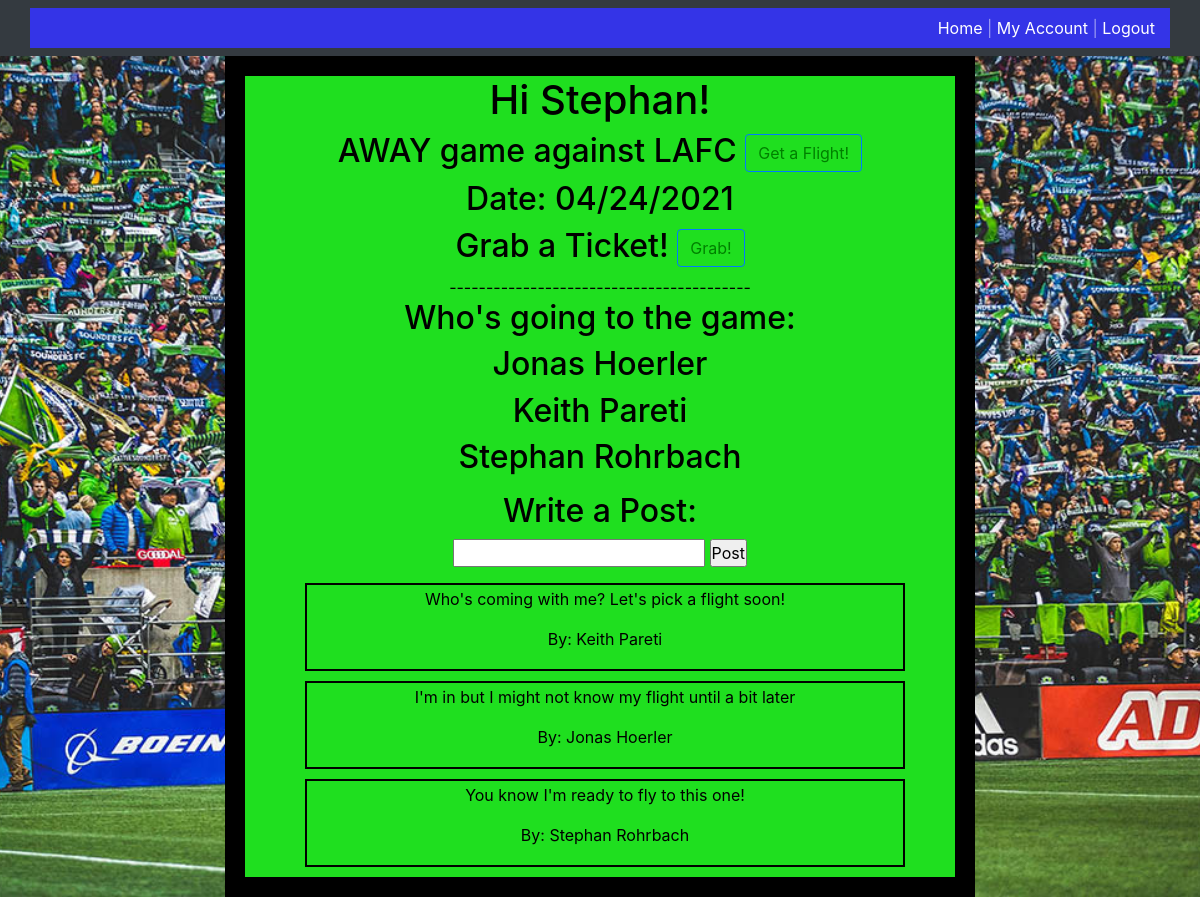
Screenshot of /games/6 (signed in) with the database file from the repository.
### grab_app/models.py (models this page shows)
class User(models.Model):
    first_name = models.CharField(max_length=50)
    last_name = models.CharField(max_length=50)
    email = models.EmailField()
    password = models.CharField(max_length=50)
    created_at = models.DateTimeField(auto_now_add=True)
    updated_at = models.DateTimeField(auto_now=True)
    objects = UserManager()

class Games(models.Model):
    opp = models.CharField(max_length=255)
    date = models.DateField(default='')
    location = models.CharField(max_length=10)
    creator = models.ForeignKey(User, related_name="has_created_games", on_delete=models.CASCADE)
    joined_by = models.ManyToManyField(User, related_name="joined_games")
    created_at = models.DateTimeField(auto_now_add=True)
    updated_at = models.DateTimeField(auto_now=True)
    class Meta:
        ordering = ('date',)
    objects = GameManager()

class Wall_Message(models.Model):
    message = models.CharField(max_length=255)
    poster = models.ForeignKey(User, related_name='user_messages', on_delete=models.CASCADE)
    user_likes = models.ManyToManyField(User, related_name='liked_posts')
    game_assc = models.ForeignKey(Games, related_name="message_associated", on_delete=models.CASCADE)
    created_at = models.DateTimeField(auto_now_add=True)
    updated_at = models.DateTimeField(auto_now=True)

### grab_app/views.py (the view)
# urls.py: path("games/<int:game_id>", views.show_one),
def show_one(request, game_id):
    print(Games.objects.get(id=game_id).joined_by.all())
    context = {
        'game': Games.objects.get(id=game_id),
        'this_user': User.objects.get(id=request.session['user_id']),
    }
    return render(request, "show_one.html", context)

### grab_app/templates/show_one.html (shortened to what this page needs)
<!DOCTYPE html>
<html lang="en">
<head>
    <link rel="stylesheet" href="https://stackpath.bootstrapcdn.com/bootstrap/4.5.2/css/bootstrap.min.css">
    {% load static %}
    <link rel="stylesheet" href="{% static 'style.css' %}">
</head>
<body>
    <nav class="navbar navbar-expand-lg navbar-dark bg-dark">
        <div class="container">
            <div class="collapse navbar-collapse" id="navbarText">
                <span class="navbar-text">
                    <a href="/success">Home</a> | <a href="/profile">My Account</a> | <a href="/logout">Logout</a>
                </span>
            </div>
        </div>
    </nav>
    <div id="wrap">
        <div class="list">
            <h1>Hi {{request.session.greeting}}!</h1>
            <h2>{{ game.location }} game against {{ game.opp }}
                {% if game.location == "AWAY" %}
                <a href="https://www.alaskaair.com/" role="button" class="btn btn-primary">Get a Flight!</a>
                {% endif %}
            </h2>
            <h2>Date: {{ game.date|date:"SHORT_DATE_FORMAT" }}</h2>
            <h2>Grab a Ticket! <a href="/grab/{{game.id}}" role="button" class="btn btn-primary">Grab!</a></h2>
            -----------------------------------------
            <h2>Who's going to the game:</h2>
            <ul>
                {% for user in game.joined_by.all %}
                <tr>
                    <h2><td>{{user.first_name}} {{user.last_name}}</td></h2>
                </tr>
                {% endfor %}
            </ul>
            <div id='write'>
                <h2>Write a Post:</h2>
                <form action="/process_message/{{game.id}}" method=POST>
                    <input type="text" name='mess'>
                    <input type="submit" value="Post">
                </form>
            </div>
            <div id='posts'>
                {% for message in game.message_associated.all %}
                <div class='one_post'>
                    <p class='post'>{{message.message}}</p>
                    <p class='poster'>By: {{message.poster.first_name}} {{message.poster.last_name}}</a></p>
                </div>
                {% endfor %}
            </div>
        </div>
    </div>
</body>
</html>

### grab_app/static/style.css (style rules this page uses)
* { margin: 0px; padding: 0px; }
html { background: url("sounders.jpg") no-repeat center center fixed; -webkit-background-size: cover; -moz-background-size: cover; -o-background-size: cover; background-size: cover; }
#wrap { background: url("sounders.jpg") no-repeat center center fixed; -webkit-background-size: cover; -moz-background-size: cover; -o-background-size: cover; background-size: cover; }
.container { background-color: rgb(52, 52, 231); }
.list { background-color: rgb(31, 223, 31); width: 750px; display: block; text-align: center; margin: auto; border: solid 20px; color: black; }
.one_post { border: solid black 2px; width: 600px; align-content: center; margin: 10px 60px; padding: 2px; }
a:link { color: green; background-color: transparent; text-decoration: none; }

### rows the page displays
User: session.greeting "Stephan", first_name "Stephan", last_name "Rohrbach"
Games: location "AWAY", opp "LAFC", date "04/24/2021"
User: first_name "Jonas", last_name "Hoerler"
User: first_name "Keith", last_name "Pareti"
Wall_Message: message "Who's coming with me? Let's pick a flight soon!", poster.first_name "Keith", poster.last_name "Pareti"
Wall_Message: message "I'm in but I might not know my flight until a bit later", poster.first_name "Jonas", poster.last_name "Hoerler"
Wall_Message: message "You know I'm ready to fly to this one!", poster.first_name "Stephan", poster.last_name "Rohrbach"
